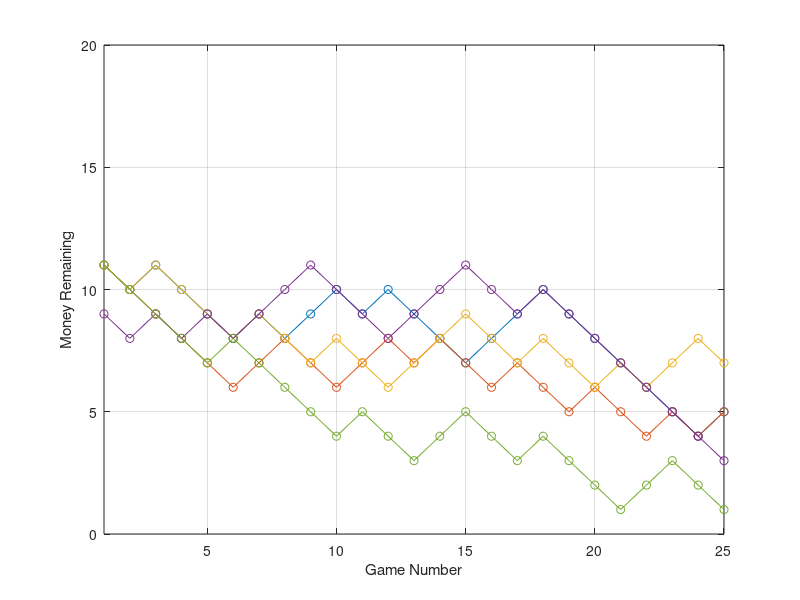

MATLAB code to generate this figure:
%%%%%%%%%%%%%%%%%%%%%%%%%%%%%%%%%%%%%%%%%%%%%%%%%%%%%%%%%%%%%%%%%%%%%%%%%%%
% nested_gamblers_ruin.m
%--------------------------------------------------------------------------
% C Rocheleau, Colorado State University
% 8/22/2023
%--------------------------------------------------------------------------
% This script will display a nested set of for loops in order to perform a
% series of 25 play gamblers ruin simulations across 10 plays of our gambling
% game to display use of nested for loops. This will also include a quick 
% example of a matrix so that we canshow different ways that 2-D plotting 
% can be performed.
%--------------------------------------------------------------------------

close all; clear all; clc;

% Lets set up how the game will work
initial_money = 10;     % Lets start with $10
num_plays     = 25;     % We will play 10 games in our simulation
num_sims      = 5;      % We'll do 5 simulations to compare
win_prob      = 0.40;   % Give the game a 45% win probability

% Lets track how much money is made in each game and the final total
final_money  = zeros(1,num_sims);
money_track  = zeros(num_plays, num_sims); % This is a matrix, 
                                           % its going to have a set of vectors 
                                           % lined up side-by-side

% When I have nested loops, I like to label the iterator with i followed by
% a description of what we are iterating
for iSim = 1:num_sims           % For example iSim represents which simulation is running
    money = initial_money;
    for iPlay = 1:num_plays     % iPlay is the number of times we have played our game this simulation
        if money <= 0               % Did we go broke? Game Over
            % Set Money to 0 and forego rest of simulation
            money = 0; 
            break;              % This tells matlab to end iPlay loop 
        elseif rand < win_prob      % WINNER!
            money = money + 1;
        else                        % LOSER :(
            money = money - 1;
        end
        money_track(iPlay, iSim) = money; % Update our matrix
    end
    final_money(iSim) = money;      % Save our final money before next sim
end

% What is the average amount of money we ended with?
mean(final_money)       % Computes mean value of the vector we input

% Create Plots of the Money history 
figure()
plot(1:num_plays, money_track,'o-');
xlabel('Game Number');
ylabel('Money Remaining')
grid on; 
xlim([1 num_plays]); ylim([0 20])